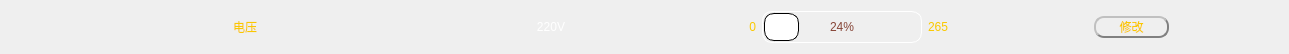
       <widget class="QWidget" name="widget_6" native="true">
        <property name="maximumSize">
         <size>
          <width>16777215</width>
          <height>45</height>
         </size>
        </property>
        <property name="styleSheet">
         <string notr="true">color: rgb(250,200,0);</string>
        </property>
        <layout class="QHBoxLayout" name="horizontalLayout_3">
         <item>
          <spacer name="horizontalSpacer_6">
           <property name="orientation">
            <enum>Qt::Horizontal</enum>
           </property>
           <property name="sizeHint" stdset="0">
            <size>
             <width>109</width>
             <height>20</height>
            </size>
           </property>
          </spacer>
         </item>
         <item>
          <widget class="QLabel" name="volItemLab">
           <property name="minimumSize">
            <size>
             <width>250</width>
             <height>0</height>
            </size>
           </property>
           <property name="maximumSize">
            <size>
             <width>64</width>
             <height>16777215</height>
            </size>
           </property>
           <property name="text">
            <string>电压</string>
           </property>
           <property name="alignment">
            <set>Qt::AlignCenter</set>
           </property>
          </widget>
         </item>
         <item>
          <spacer name="horizontalSpacer_7">
           <property name="orientation">
            <enum>Qt::Horizontal</enum>
           </property>
           <property name="sizeHint" stdset="0">
            <size>
             <width>110</width>
             <height>20</height>
            </size>
           </property>
          </spacer>
         </item>
         <item>
          <widget class="QLabel" name="volLab">
           <property name="minimumSize">
            <size>
             <width>130</width>
             <height>0</height>
            </size>
           </property>
           <property name="styleSheet">
            <string notr="true"/>
           </property>
           <property name="text">
            <string>&lt;html&gt;&lt;head/&gt;&lt;body&gt;&lt;p&gt;&lt;span style=&quot; color:#ffffff;&quot;&gt;220V&lt;/span&gt;&lt;/p&gt;&lt;/body&gt;&lt;/html&gt;</string>
           </property>
           <property name="alignment">
            <set>Qt::AlignCenter</set>
           </property>
          </widget>
         </item>
         <item>
          <spacer name="horizontalSpacer_8">
           <property name="orientation">
            <enum>Qt::Horizontal</enum>
           </property>
           <property name="sizeHint" stdset="0">
            <size>
             <width>109</width>
             <height>20</height>
            </size>
           </property>
          </spacer>
         </item>
         <item>
          <widget class="QLabel" name="volMinLab">
           <property name="minimumSize">
            <size>
             <width>25</width>
             <height>0</height>
            </size>
           </property>
           <property name="text">
            <string>0</string>
           </property>
           <property name="alignment">
            <set>Qt::AlignRight|Qt::AlignTrailing|Qt::AlignVCenter</set>
           </property>
          </widget>
         </item>
         <item>
          <widget class="QProgressBar" name="volProBar">
           <property name="sizePolicy">
            <sizepolicy hsizetype="Fixed" vsizetype="Fixed">
             <horstretch>0</horstretch>
             <verstretch>0</verstretch>
            </sizepolicy>
           </property>
           <property name="minimumSize">
            <size>
             <width>160</width>
             <height>0</height>
            </size>
           </property>
           <property name="maximumSize">
            <size>
             <width>180</width>
             <height>16777215</height>
            </size>
           </property>
           <property name="styleSheet">
            <string notr="true">QProgressBar{border:1px solid #FFFFFF;
       height:30;
       background:transparent;
       text-align:center;
      color:rgb(134,68,54);
       border-radius:10px;}
  QProgressBar::chunk{
       border-radius:10px;
       border:1px solid black;
       background-color:white;
       margin:0.5px;}</string>
           </property>
           <property name="value">
            <number>24</number>
           </property>
           <property name="alignment">
            <set>Qt::AlignCenter</set>
           </property>
          </widget>
         </item>
         <item>
          <widget class="QLabel" name="volMaxLab">
           <property name="sizePolicy">
            <sizepolicy hsizetype="Preferred" vsizetype="Preferred">
             <horstretch>0</horstretch>
             <verstretch>0</verstretch>
            </sizepolicy>
           </property>
           <property name="minimumSize">
            <size>
             <width>50</width>
             <height>0</height>
            </size>
           </property>
           <property name="text">
            <string>265</string>
           </property>
           <property name="alignment">
            <set>Qt::AlignLeading|Qt::AlignLeft|Qt::AlignVCenter</set>
           </property>
          </widget>
         </item>
         <item>
          <spacer name="horizontalSpacer_9">
           <property name="orientation">
            <enum>Qt::Horizontal</enum>
           </property>
           <property name="sizeHint" stdset="0">
            <size>
             <width>110</width>
             <height>20</height>
            </size>
           </property>
          </spacer>
         </item>
         <item>
          <widget class="QPushButton" name="volBtn">
           <property name="minimumSize">
            <size>
             <width>75</width>
             <height>0</height>
            </size>
           </property>
           <property name="styleSheet">
            <string notr="true">QPushButton{background-color:transparent;color: rgb(250,200,0);  border-radius: 10px;  border: 2px groove gray;border-style: outset;}
QPushButton:hover{background-color:white; color: black;}
QPushButton:pressed{background-color:rgb(85, 170, 255);  border-style: inset; }</string>
           </property>
           <property name="text">
            <string>修改</string>
           </property>
          </widget>
         </item>
         <item>
          <spacer name="horizontalSpacer_10">
           <property name="orientation">
            <enum>Qt::Horizontal</enum>
           </property>
           <property name="sizeHint" stdset="0">
            <size>
             <width>109</width>
             <height>20</height>
            </size>
           </property>
          </spacer>
         </item>
        </layout>
       </widget>
